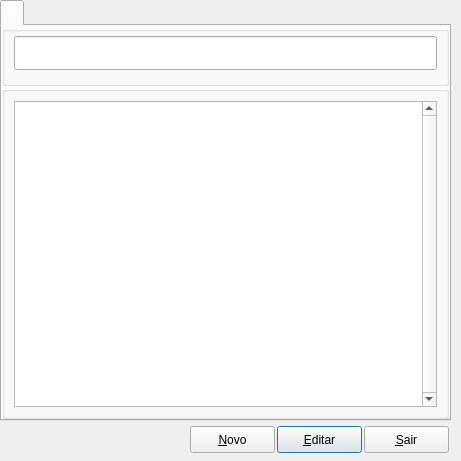
<?xml version="1.0" encoding="UTF-8"?>
<ui version="4.0">
 <class>Managerreason</class>
 <widget class="QDialog" name="Managerreason">
  <property name="geometry">
   <rect>
    <x>0</x>
    <y>0</y>
    <width>461</width>
    <height>461</height>
   </rect>
  </property>
  <property name="windowTitle">
   <string/>
  </property>
  <property name="windowIcon">
   <iconset resource="../../icons/resources.qrc">
    <normaloff>:/png/marca-m.png</normaloff>:/png/marca-m.png</iconset>
  </property>
  <widget class="QTabWidget" name="tabWidget">
   <property name="geometry">
    <rect>
     <x>0</x>
     <y>0</y>
     <width>451</width>
     <height>421</height>
    </rect>
   </property>
   <property name="font">
    <font>
     <family>Verdana</family>
     <pointsize>8</pointsize>
    </font>
   </property>
   <property name="focusPolicy">
    <enum>Qt::NoFocus</enum>
   </property>
   <property name="currentIndex">
    <number>0</number>
   </property>
   <widget class="QWidget" name="tab">
    <attribute name="title">
     <string/>
    </attribute>
    <layout class="QGridLayout" name="gridLayout_2">
     <property name="leftMargin">
      <number>0</number>
     </property>
     <property name="topMargin">
      <number>0</number>
     </property>
     <property name="rightMargin">
      <number>0</number>
     </property>
     <property name="bottomMargin">
      <number>0</number>
     </property>
     <property name="spacing">
      <number>0</number>
     </property>
     <item row="1" column="0">
      <widget class="QGroupBox" name="groupBoxItens">
       <property name="font">
        <font>
         <family>Verdana</family>
         <pointsize>9</pointsize>
         <weight>50</weight>
         <bold>false</bold>
        </font>
       </property>
       <property name="title">
        <string/>
       </property>
       <property name="alignment">
        <set>Qt::AlignCenter</set>
       </property>
       <layout class="QHBoxLayout" name="horizontalLayout_4">
        <item>
         <widget class="QRadTableViewSearch" name="tableViewSearch">
          <property name="font">
           <font>
            <family>Verdana</family>
            <pointsize>8</pointsize>
           </font>
          </property>
          <property name="focusPolicy">
           <enum>Qt::NoFocus</enum>
          </property>
          <property name="styleSheet">
           <string notr="true">selection-background-color: rgba(102, 176, 239, 75%); selection-color: rgb(255, 255, 255);</string>
          </property>
          <property name="verticalScrollBarPolicy">
           <enum>Qt::ScrollBarAlwaysOn</enum>
          </property>
          <property name="selectionBehavior">
           <enum>QAbstractItemView::SelectRows</enum>
          </property>
          <property name="sortingEnabled">
           <bool>true</bool>
          </property>
          <attribute name="horizontalHeaderMinimumSectionSize">
           <number>20</number>
          </attribute>
          <attribute name="verticalHeaderVisible">
           <bool>false</bool>
          </attribute>
          <attribute name="verticalHeaderMinimumSectionSize">
           <number>18</number>
          </attribute>
         </widget>
        </item>
       </layout>
      </widget>
     </item>
     <item row="0" column="0">
      <widget class="QGroupBox" name="groupBox_2">
       <property name="minimumSize">
        <size>
         <width>0</width>
         <height>60</height>
        </size>
       </property>
       <property name="maximumSize">
        <size>
         <width>16777215</width>
         <height>60</height>
        </size>
       </property>
       <property name="font">
        <font>
         <family>Verdana</family>
         <pointsize>9</pointsize>
         <weight>75</weight>
         <bold>true</bold>
        </font>
       </property>
       <property name="title">
        <string/>
       </property>
       <property name="alignment">
        <set>Qt::AlignHCenter|Qt::AlignTop</set>
       </property>
       <layout class="QHBoxLayout" name="horizontalLayout">
        <property name="spacing">
         <number>6</number>
        </property>
        <property name="leftMargin">
         <number>9</number>
        </property>
        <property name="topMargin">
         <number>0</number>
        </property>
        <property name="rightMargin">
         <number>9</number>
        </property>
        <property name="bottomMargin">
         <number>9</number>
        </property>
        <item>
         <widget class="QRadLineEditFakeEnter" name="lineEditSearch">
          <property name="minimumSize">
           <size>
            <width>0</width>
            <height>34</height>
           </size>
          </property>
          <property name="maximumSize">
           <size>
            <width>16777215</width>
            <height>34</height>
           </size>
          </property>
          <property name="font">
           <font>
            <family>Verdana</family>
            <pointsize>18</pointsize>
           </font>
          </property>
         </widget>
        </item>
       </layout>
      </widget>
     </item>
    </layout>
   </widget>
  </widget>
  <widget class="QPushButton" name="PshBtnEditar">
   <property name="geometry">
    <rect>
     <x>277</x>
     <y>426</y>
     <width>85</width>
     <height>27</height>
    </rect>
   </property>
   <property name="text">
    <string>&amp;Editar</string>
   </property>
  </widget>
  <widget class="QPushButton" name="PshBtnNovo">
   <property name="geometry">
    <rect>
     <x>190</x>
     <y>426</y>
     <width>85</width>
     <height>27</height>
    </rect>
   </property>
   <property name="text">
    <string>&amp;Novo</string>
   </property>
  </widget>
  <widget class="QPushButton" name="PshBtnSair">
   <property name="geometry">
    <rect>
     <x>364</x>
     <y>426</y>
     <width>85</width>
     <height>27</height>
    </rect>
   </property>
   <property name="text">
    <string>&amp;Sair</string>
   </property>
  </widget>
 </widget>
 <customwidgets>
  <customwidget>
   <class>QRadLineEditFakeEnter</class>
   <extends>QLineEdit</extends>
   <header location="global">qradlineeditfakeenter.h</header>
  </customwidget>
  <customwidget>
   <class>QRadTableViewSearch</class>
   <extends>QTableView</extends>
   <header>qradtableviewsearch.h</header>
  </customwidget>
 </customwidgets>
 <resources>
  <include location="../../icons/resources.qrc"/>
  <include location="../../icons/resources.qrc"/>
 </resources>
 <connections/>
</ui>
